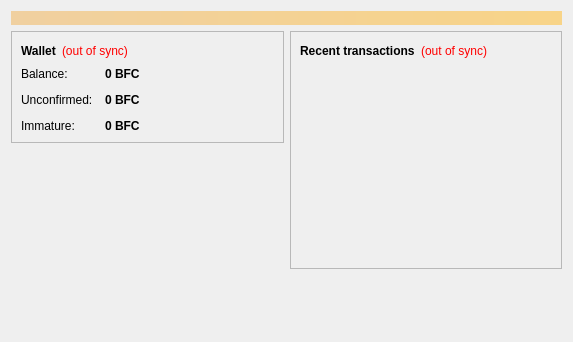
<?xml version="1.0" encoding="UTF-8"?>
<ui version="4.0">
 <class>OverviewPage</class>
 <widget class="QWidget" name="OverviewPage">
  <property name="geometry">
   <rect>
    <x>0</x>
    <y>0</y>
    <width>573</width>
    <height>342</height>
   </rect>
  </property>
  <property name="windowTitle">
   <string>Form</string>
  </property>
  <layout class="QVBoxLayout" name="topLayout">
   <item>
    <widget class="QLabel" name="labelAlerts">
     <property name="visible">
      <bool>false</bool>
     </property>
     <property name="styleSheet">
      <string notr="true">background-color: qlineargradient(x1: 0, y1: 0, x2: 1, y2: 0, stop:0 #F0D0A0, stop:1 #F8D488); color:#000000;</string>
     </property>
     <property name="wordWrap">
      <bool>true</bool>
     </property>
     <property name="margin">
      <number>3</number>
     </property>
    </widget>
   </item>
   <item>
    <layout class="QHBoxLayout" name="horizontalLayout" stretch="1,1">
     <item>
      <layout class="QVBoxLayout" name="verticalLayout_2">
       <item>
        <widget class="QFrame" name="frame">
         <property name="frameShape">
          <enum>QFrame::StyledPanel</enum>
         </property>
         <property name="frameShadow">
          <enum>QFrame::Raised</enum>
         </property>
         <layout class="QVBoxLayout" name="verticalLayout_4">
          <item>
           <layout class="QHBoxLayout" name="horizontalLayout_4">
            <item>
             <widget class="QLabel" name="label_5">
              <property name="font">
               <font>
                <weight>75</weight>
                <bold>true</bold>
               </font>
              </property>
              <property name="text">
               <string>Wallet</string>
              </property>
             </widget>
            </item>
            <item>
             <widget class="QLabel" name="labelWalletStatus">
              <property name="toolTip">
               <string>The displayed information may be out of date. Your wallet automatically synchronizes with the Bingfancoin network after a connection is established, but this process has not completed yet.</string>
              </property>
              <property name="styleSheet">
               <string notr="true">QLabel { color: red; }</string>
              </property>
              <property name="text">
               <string notr="true">(out of sync)</string>
              </property>
              <property name="alignment">
               <set>Qt::AlignLeading|Qt::AlignLeft|Qt::AlignVCenter</set>
              </property>
             </widget>
            </item>
            <item>
             <spacer name="horizontalSpacer_2">
              <property name="orientation">
               <enum>Qt::Horizontal</enum>
              </property>
              <property name="sizeHint" stdset="0">
               <size>
                <width>40</width>
                <height>20</height>
               </size>
              </property>
             </spacer>
            </item>
           </layout>
          </item>
          <item>
           <layout class="QFormLayout" name="formLayout_2">
            <property name="fieldGrowthPolicy">
             <enum>QFormLayout::AllNonFixedFieldsGrow</enum>
            </property>
            <property name="horizontalSpacing">
             <number>12</number>
            </property>
            <property name="verticalSpacing">
             <number>12</number>
            </property>
            <item row="0" column="0">
             <widget class="QLabel" name="label">
              <property name="text">
               <string>Balance:</string>
              </property>
             </widget>
            </item>
            <item row="0" column="1">
             <widget class="QLabel" name="labelBalance">
              <property name="font">
               <font>
                <weight>75</weight>
                <bold>true</bold>
               </font>
              </property>
              <property name="cursor">
               <cursorShape>IBeamCursor</cursorShape>
              </property>
              <property name="toolTip">
               <string>Your current balance</string>
              </property>
              <property name="text">
               <string notr="true">0 BFC</string>
              </property>
              <property name="textInteractionFlags">
               <set>Qt::LinksAccessibleByMouse|Qt::TextSelectableByKeyboard|Qt::TextSelectableByMouse</set>
              </property>
             </widget>
            </item>
            <item row="1" column="0">
             <widget class="QLabel" name="label_3">
              <property name="text">
               <string>Unconfirmed:</string>
              </property>
             </widget>
            </item>
            <item row="1" column="1">
             <widget class="QLabel" name="labelUnconfirmed">
              <property name="font">
               <font>
                <weight>75</weight>
                <bold>true</bold>
               </font>
              </property>
              <property name="cursor">
               <cursorShape>IBeamCursor</cursorShape>
              </property>
              <property name="toolTip">
               <string>Total of transactions that have yet to be confirmed, and do not yet count toward the current balance</string>
              </property>
              <property name="text">
               <string notr="true">0 BFC</string>
              </property>
              <property name="textInteractionFlags">
               <set>Qt::LinksAccessibleByMouse|Qt::TextSelectableByKeyboard|Qt::TextSelectableByMouse</set>
              </property>
             </widget>
            </item>
            <item row="2" column="0">
             <widget class="QLabel" name="labelImmatureText">
              <property name="text">
               <string>Immature:</string>
              </property>
             </widget>
            </item>
            <item row="2" column="1">
             <widget class="QLabel" name="labelImmature">
              <property name="font">
               <font>
                <weight>75</weight>
                <bold>true</bold>
               </font>
              </property>
              <property name="toolTip">
               <string>Mined balance that has not yet matured</string>
              </property>
              <property name="text">
               <string notr="true">0 BFC</string>
              </property>
              <property name="textInteractionFlags">
               <set>Qt::LinksAccessibleByMouse|Qt::TextSelectableByKeyboard|Qt::TextSelectableByMouse</set>
              </property>
             </widget>
            </item>
           </layout>
          </item>
         </layout>
        </widget>
       </item>
       <item>
        <spacer name="verticalSpacer">
         <property name="orientation">
          <enum>Qt::Vertical</enum>
         </property>
         <property name="sizeHint" stdset="0">
          <size>
           <width>20</width>
           <height>40</height>
          </size>
         </property>
        </spacer>
       </item>
      </layout>
     </item>
     <item>
      <layout class="QVBoxLayout" name="verticalLayout_3">
       <item>
        <widget class="QFrame" name="frame_2">
         <property name="frameShape">
          <enum>QFrame::StyledPanel</enum>
         </property>
         <property name="frameShadow">
          <enum>QFrame::Raised</enum>
         </property>
         <layout class="QVBoxLayout" name="verticalLayout">
          <item>
           <layout class="QHBoxLayout" name="horizontalLayout_2">
            <item>
             <widget class="QLabel" name="label_4">
              <property name="text">
               <string>&lt;b&gt;Recent transactions&lt;/b&gt;</string>
              </property>
             </widget>
            </item>
            <item>
             <widget class="QLabel" name="labelTransactionsStatus">
              <property name="toolTip">
               <string>The displayed information may be out of date. Your wallet automatically synchronizes with the Bingfancoin network after a connection is established, but this process has not completed yet.</string>
              </property>
              <property name="styleSheet">
               <string notr="true">QLabel { color: red; }</string>
              </property>
              <property name="text">
               <string notr="true">(out of sync)</string>
              </property>
              <property name="alignment">
               <set>Qt::AlignRight|Qt::AlignTrailing|Qt::AlignVCenter</set>
              </property>
             </widget>
            </item>
            <item>
             <spacer name="horizontalSpacer">
              <property name="orientation">
               <enum>Qt::Horizontal</enum>
              </property>
              <property name="sizeHint" stdset="0">
               <size>
                <width>40</width>
                <height>20</height>
               </size>
              </property>
             </spacer>
            </item>
           </layout>
          </item>
          <item>
           <widget class="QListView" name="listTransactions">
            <property name="styleSheet">
             <string notr="true">QListView { background: transparent; }</string>
            </property>
            <property name="frameShape">
             <enum>QFrame::NoFrame</enum>
            </property>
            <property name="verticalScrollBarPolicy">
             <enum>Qt::ScrollBarAlwaysOff</enum>
            </property>
            <property name="horizontalScrollBarPolicy">
             <enum>Qt::ScrollBarAlwaysOff</enum>
            </property>
            <property name="selectionMode">
             <enum>QAbstractItemView::NoSelection</enum>
            </property>
           </widget>
          </item>
         </layout>
        </widget>
       </item>
       <item>
        <spacer name="verticalSpacer_2">
         <property name="orientation">
          <enum>Qt::Vertical</enum>
         </property>
         <property name="sizeHint" stdset="0">
          <size>
           <width>20</width>
           <height>40</height>
          </size>
         </property>
        </spacer>
       </item>
      </layout>
     </item>
    </layout>
   </item>
  </layout>
 </widget>
 <resources/>
 <connections/>
</ui>
